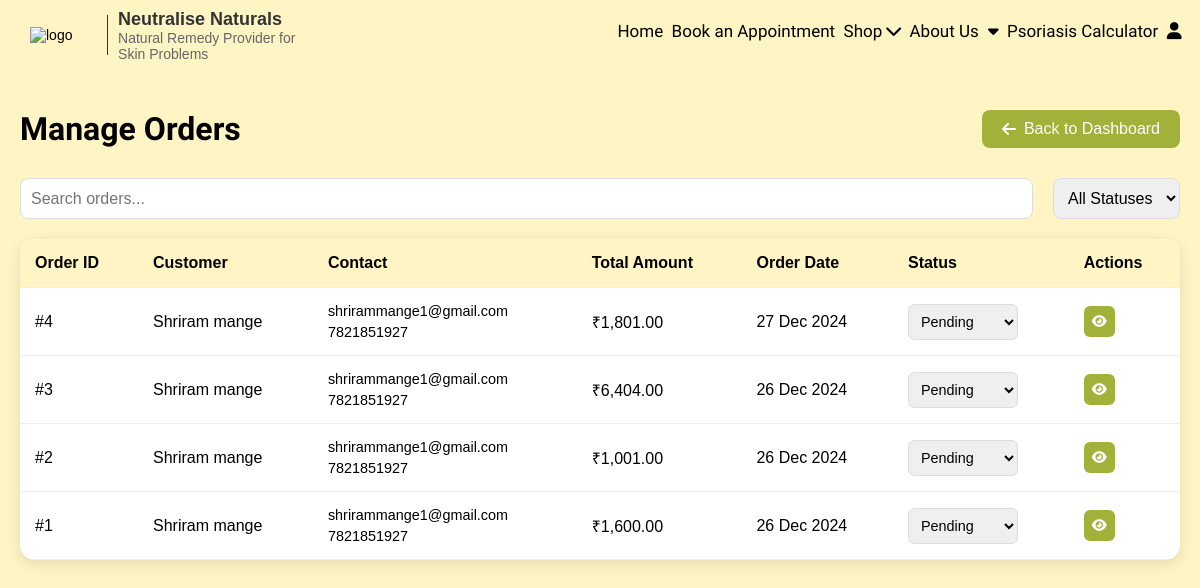
/admin_orders.php, run on an earlier commit of the app's database.
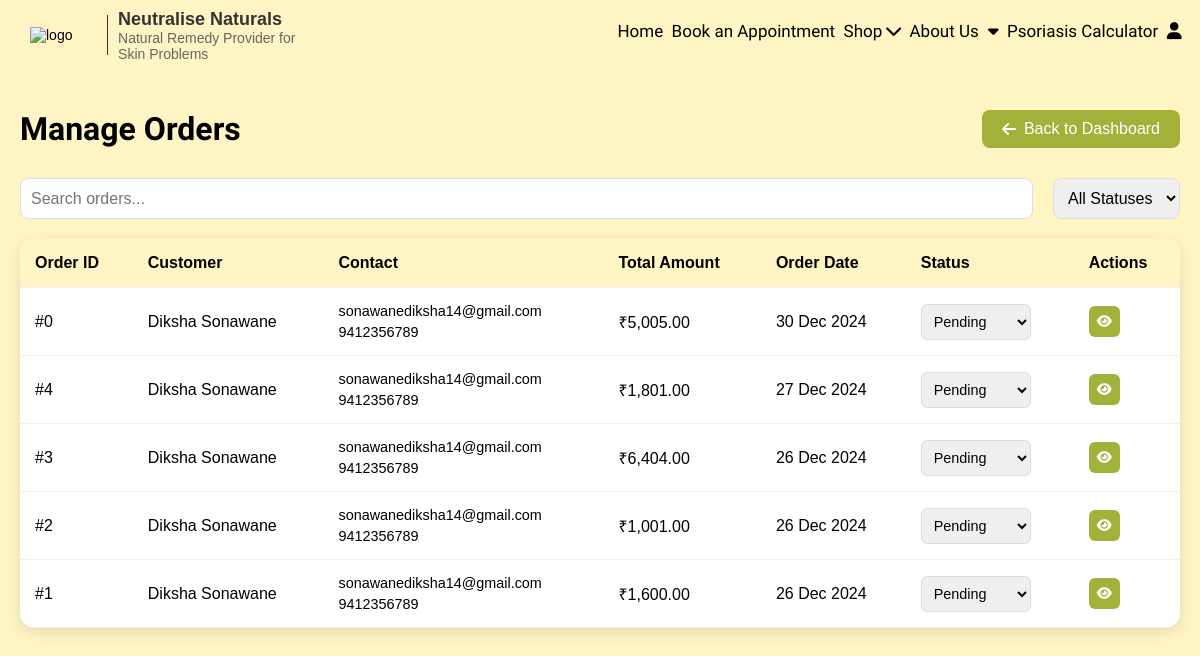
And on a later commit of the database.
### tables this page shows
CREATE TABLE `orders` (
  `id` int(11) NOT NULL,
  `user_id` int(11) NOT NULL,
  `total_amount` decimal(10,2) NOT NULL,
  `status` enum('Pending','Processing','Shipped','Delivered','Cancelled') NOT NULL DEFAULT 'Pending',
  `order_date` timestamp NOT NULL DEFAULT current_timestamp(),
  `shipping_address` text NOT NULL,
  `payment_method` varchar(50) NOT NULL DEFAULT 'Cash on Delivery',
  `payment_status` enum('Pending','Completed','Failed') NOT NULL DEFAULT 'Pending',
  `phone` varchar(15) NOT NULL
);

CREATE TABLE `register` (
  `id` int(11) NOT NULL,
  `full_name` varchar(255) NOT NULL,
  `email` varchar(255) NOT NULL,
  `phone` varchar(15) NOT NULL,
  `address` text NOT NULL,
  `password` varchar(255) NOT NULL,
  `created_at` timestamp NOT NULL DEFAULT current_timestamp()
);

### admin_orders.php (the view, shortened to what this page needs)
<?php
include 'connection.php';
$query = "SELECT o.*, r.full_name as customer_name, r.email, r.phone
          FROM orders o
          LEFT JOIN register r ON o.user_id = r.id
          ORDER BY o.order_date DESC";
$result = mysqli_query($con, $query);
?>
<!DOCTYPE html>
<html lang="en">
<head>
    <link rel="stylesheet" href="./css/index.css">
    <link rel="stylesheet" href="https://cdnjs.cloudflare.com/ajax/libs/font-awesome/6.0.0/css/all.min.css">
</head>
<body>
    <?php include 'header.php'; ?>
    <div class="admin-orders">
        <div class="page-header">
            <h1>Manage Orders</h1>
            <a href="admin_dashboard.php" class="back-btn">
                <i class="fas fa-arrow-left"></i> Back to Dashboard
            </a>
        </div>
        <div class="orders-container">
            <div class="filters">
                <input type="text" id="orderSearch" placeholder="Search orders..." onkeyup="filterOrders()">
                <select id="statusFilter" onchange="filterOrders()">
                    <option value="">All Statuses</option>
                </select>
            </div>
            <div class="orders-table-container">
                <table class="orders-table">
                    <thead>
                        <tr>
                            <th>Order ID</th>
                            <th>Customer</th>
                            <th>Contact</th>
                            <th>Total Amount</th>
                            <th>Order Date</th>
                            <th>Status</th>
                            <th>Actions</th>
                        </tr>
                    </thead>
                    <tbody>
                        <?php
                        if (mysqli_num_rows($result) > 0) {
                            while($order = mysqli_fetch_assoc($result)) {
                        ?>
                            <tr data-order-id="<?php echo $order['id']; ?>" data-status="<?php echo $order['status']; ?>">
                                <td>#<?php echo $order['id']; ?></td>
                                <td><?php echo htmlspecialchars($order['customer_name']); ?></td>
                                <td>
                                    <div class="contact-info">
                                        <span><?php echo htmlspecialchars($order['email']); ?></span>
                                        <span><?php echo htmlspecialchars($order['phone']); ?></span>
                                    </div>
                                </td>
                                <td>₹<?php echo number_format($order['total_amount'], 2); ?></td>
                                <td><?php echo date('d M Y', strtotime($order['order_date'])); ?></td>
                                <td>
                                    <select class="status-select" onchange="updateOrderStatus(<?php echo $order['id']; ?>, this.value)">
                                        <option value="Pending" <?php echo ($order['status'] == 'Pending') ? 'selected' : ''; ?>>Pending</option>
                                    </select>
                                </td>
                                <td>
                                    <button class="view-btn" onclick="viewOrderDetails(<?php echo $order['id']; ?>)">
                                        <i class="fas fa-eye"></i>
                                    </button>
                                </td>
                            </tr>
                        <?php
                            }
                        } else {
                            echo '<tr><td colspan="7" class="no-orders">No orders found</td></tr>';
                        }
                        ?>
                    </tbody>
                </table>
            </div>
        </div>
    </div>
</body>
</html>

What changed in the data, as far as the page shows it:
added orders: id "0", register.full_name "Diksha Sonawane", register.email "sonawanediksha14@gmail.com", register.phone "9412356789", total_amount "5,005.00", order_date "30 Dec 2024", status+id "Pending"
changed through a linked row, orders "27 Dec 2024": register.full_name "Shriram mange" → "Diksha Sonawane"; register.email "shrirammange1@gmail.com" → "sonawanediksha14@gmail.com"; register.phone "7821851927" → "9412356789"
changed through a linked row, orders id 3: register.full_name "Shriram mange" → "Diksha Sonawane"; register.email "shrirammange1@gmail.com" → "sonawanediksha14@gmail.com"; register.phone "7821851927" → "9412356789"
changed through a linked row, orders id 2: register.full_name "Shriram mange" → "Diksha Sonawane"; register.email "shrirammange1@gmail.com" → "sonawanediksha14@gmail.com"; register.phone "7821851927" → "9412356789"
changed through a linked row, orders id 1: register.full_name "Shriram mange" → "Diksha Sonawane"; register.email "shrirammange1@gmail.com" → "sonawanediksha14@gmail.com"; register.phone "7821851927" → "9412356789"
